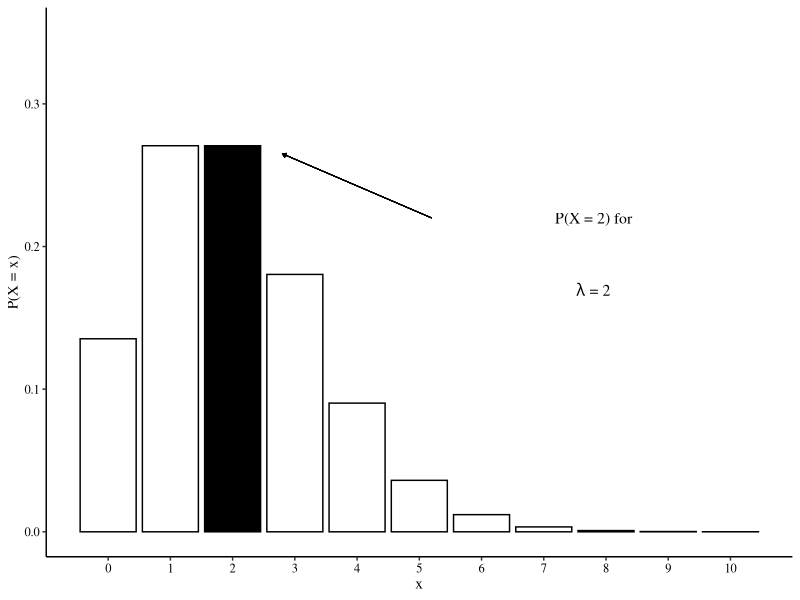

Here is the R script that generated this plot: (Note: this script raises an error after producing the figure.)
## ---- chunk 1
knitr::opts_chunk$set(
  echo = FALSE, cache = FALSE, comment = "", warning = FALSE, message = FALSE,
  fig.height = 1.8, fig.width = 2.5, fig.align = "center"
)
## ---- chunk 2
suppressWarnings(library(ggplot2)); theme_set(theme_classic())

x <- 0:10
lam <- 2
y <- dpois(x, lam)
fillcol <- c(rep("no", 2), "yes", rep("no", 8))

df <- data.frame(x = x, y = y, fillcol = fillcol)

ggplot(df, aes(x = x, y = y, fill = fillcol)) + 
  geom_bar(stat = "identity", color = "black") +
  scale_x_continuous(breaks = seq(0, 10, 1)) +
  scale_y_continuous("P(X = x)", limits = c(NA, 0.35), breaks = seq(0, 0.3, 0.1)) +
  scale_fill_manual(values = c("yes" = "black", "no" = "white"), guide = FALSE) +
  geom_segment(
    x = 5.2, y = 0.22, 
    xend = 2.8, yend = 0.265, 
    arrow = arrow(length = unit(0.1, "cm"), type = "closed"),
    size = 0.3
  ) +
  annotate(geom = "text",
    x = 7.8, y = 0.22,
    label = "P(X = 2) for",
    size = 4, family = "serif"
  ) +
  annotate(geom = "text",
    x = 7.8, y = 0.17,
    label = "paste(lambda, \" = 2\")",
    parse = TRUE, size = 4, family = "serif"
  ) +
  theme(
    axis.text = element_text(size = 9, color = "black"),
    text = element_text(family = "serif"),
    title = element_text(family = "serif"),
    axis.title.x = element_text(margin = margin(t = 2)),
    axis.title.y = element_text(margin = margin(r = 2))
  )
## ---- chunk 3
suppressWarnings(library(xtable))
suppressWarnings(library(magrittr))

make_pois_table <- function(x_max, lambda) {

  x <- 0:x_max
  
  x_lambda_pairs <- expand.grid(x = x, lambda = lambda)
  
  probs <- Map(dpois, 
    x = x_lambda_pairs$x,
    lambda = x_lambda_pairs$lambda
  )
  table_probs <- probs %>% 
    unlist() %>%
    round(input$round_digits) %>%
    matrix(nrow = length(x), byrow = FALSE)
  
  table_probs_new <- cbind.data.frame(x, table_probs)

  col_names <- formatC(signif(lambda, 2), format = "f", digits = 1)
  col_names_centered <- paste0("\\multicolumn{1}{c}{", col_names, "}")
  
  colnames(table_probs_new) <- c("xlam", col_names_centered)
  
  
  if (input$drop_lead_zeros) {
    table_probs_new[, -1] <- apply(table_probs_new[, -1], 2, 
      function(.) gsub("^0.", ".", sprintf(paste0("%.", input$round_digits, "f"), .))
    )
    
    colnames(table_probs_new) <- gsub("\\{0.", "\\{.", colnames(table_probs_new))
  }
  
  
  format_col_names <- function(x) {
    x <- gsub("xlam", "$\\x \\\\, \\\\backslash \\\\, \\\\lambda$", x)
    x
  }
  
  
  print(
    xtable::xtable(table_probs_new, 
      digits = c(0, 0, rep(input$round_digits, length(lambda))),
      align = c("c|", "c|", rep("r", length(lambda))),
      type = "latex"
    ),
    include.rownames = FALSE,
    sanitize.colnames.function = format_col_names,
    comment = FALSE,
    booktabs = TRUE,
    table.placement = "!ht"
  )
}

make_pois_table(10, seq(0.2, 2, 0.2))
## ---- chunk 4
make_pois_table(15, seq(2.2, 4, 0.2))
## ---- chunk 5
make_pois_table(18, seq(4.2, 6, 0.2))
## ---- chunk 6
make_pois_table(22, seq(6.2, 8, 0.2))
## ---- chunk 7
make_pois_table(25, seq(8.2, 10, 0.2))
